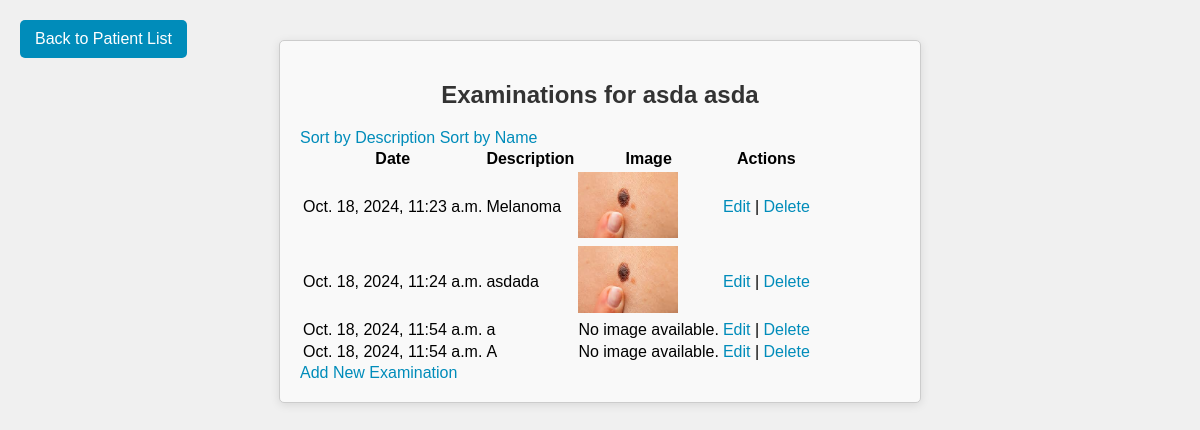
/10/examinations/ (signed in), run on the app's committed database.
### patients/models.py (models this page shows, shortened)
class Patient(models.Model):
    first_name = models.CharField(max_length=20)
    last_name = models.CharField(max_length=20)
    date_of_birth = models.DateField()
    pesel = models.CharField(max_length=11, unique=True, blank=True, null=True)

class Examination(models.Model):
    patient = models.ForeignKey(Patient, related_name='examinations', on_delete=models.CASCADE)
    date = models.DateTimeField(auto_now_add=True)
    description = models.TextField()
    images = models.ImageField(upload_to='examination_images/', blank=True, null=True)

### patients/views.py (the view)
# urls.py: path('<int:pk>/examinations/', views.examination_list, name='examination_list'),
@login_required
def examination_list(request, pk):
    patient = get_object_or_404(Patient, pk=pk)
    sort_by = request.GET.get('sort', 'date')  # Default sorting by date
    if sort_by == 'description':
        examinations = patient.examinations.all().order_by('description')
    else:
        examinations = patient.examinations.all().order_by('date')
    return render(request, 'patients/examination_list.html', {'patient': patient, 'examinations': examinations})

### patients/templates/patients/examination_list.html (shortened to what this page needs)
<!DOCTYPE html>
<html lang="en">
<head>
    {% load static %}
    <link rel="stylesheet" type="text/css" href="{% static 'patients/edit_add.css' %}">
</head>
<body>
    <div class="container">
        <h2>Examinations for {{ patient.first_name }} {{ patient.last_name }}</h2>
        <div>
            <a href="?sort=description">Sort by Description</a>
            <a href="?sort=name">Sort by Name</a>
        </div>
        <table>
            <thead>
                <tr>
                    <th>Date</th>
                    <th>Description</th>
                    <th>Image</th>
                    <th>Actions</th>
                </tr>
            </thead>
            <tbody>
                {% for examination in examinations %}
                <tr>
                    <td>{{ examination.date }}</td>
                    <td>{{ examination.description }}</td>
                    <td>
                        {% if examination.images %}
                        <img src="{{ examination.images.url }}" alt="Examination Image" style="width: 100px;">
                        {% else %}
                        No image available.
                        {% endif %}
                    </td>
                    <td>
                        <a href="{% url 'edit_examination' examination.pk patient.pk %}">Edit</a> |
                        <a href="{% url 'delete_examination' patient.pk examination.pk %}">Delete</a>
                    </td>
                </tr>
                {% endfor %}
            </tbody>
        </table>
        <a href="{% url 'add_examination' patient.pk %}">Add New Examination</a>
        <a href="{% url 'patient_list' %}" class="back-button">Back to Patient List</a>
    </div>
</body>
</html>

### patients/static/patients/edit_add.css (style rules this page uses)
body { font-family: Arial, sans-serif; margin: 0; padding: 20px; background-color: #f0f0f0; }
.container { max-width: 600px; margin: 20px auto; padding: 20px; background-color: #f9f9f9; border: 1px solid #ccc; border-radius: 5px; box-shadow: 0 2px 10px rgba(0, 0, 0, 0.1); }
h1, h2 { color: #333; text-align: center; }
a { color: #008CBA; text-decoration: none; }
.back-button { position: absolute; top: 20px; left: 20px; background-color: #008CBA; color: white; padding: 10px 15px; border: none; border-radius: 5px; text-decoration: none; cursor: pointer; }

### data on the page
Patient: first_name "asda", last_name "asda"
Examination: date "Oct. 18, 2024, 11:23 a.m.", description "Melanoma", images (picture)
Examination: date "Oct. 18, 2024, 11:24 a.m.", description "asdada", images (picture)
Examination: date "Oct. 18, 2024, 11:54 a.m.", description "a", images "No image available."
Examination: date "Oct. 18, 2024, 11:54 a.m.", description "A", images "No image available."
